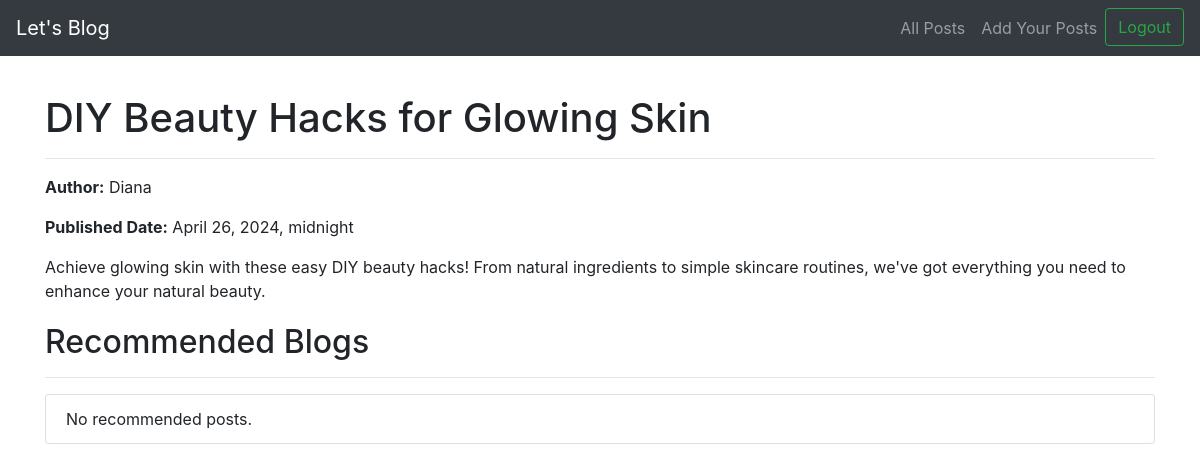
Screenshot of /view-post/44/ with the database file from the repository.
### blog/models.py (models this page shows, shortened)
class Post(models.Model):
    title = models.CharField(max_length=200)
    author = models.CharField(max_length=100)
    content = models.TextField()
    published_date = models.DateTimeField(auto_now_add=True)

### blog/views.py (the view)
# urls.py: path('view-post/<int:post_id>/', view_post, name='view_post'),
def view_post(request, post_id):
    viewed_post = get_object_or_404(Post, pk=post_id)
    all_posts_except_viewed = Post.objects.exclude(pk=post_id)
    post_contents = [post.content for post in all_posts_except_viewed]
    post_contents.append(viewed_post.content)
    tfidf_vectorizer = TfidfVectorizer(stop_words='english')
    tfidf_matrix = tfidf_vectorizer.fit_transform(post_contents)
    viewed_post_index = len(all_posts_except_viewed)  # Index of the viewed post
    cosine_similarities = linear_kernel(tfidf_matrix[viewed_post_index], tfidf_matrix).flatten()
    related_posts_indices = cosine_similarities.argsort()[::-1][1:]
    recommended_posts = [all_posts_except_viewed[int(index)] for index in related_posts_indices[:5]]
    return render(request, 'blog/view_post.html', {'post': viewed_post, 'recommended_posts': recommended_posts})

### blog/templates/blog/view_post.html (shortened to what this page needs)
<!DOCTYPE html>
<html lang="en">
<head>
    <link rel="stylesheet" href="https://stackpath.bootstrapcdn.com/bootstrap/4.5.2/css/bootstrap.min.css">
</head>
<body>
    <nav class="navbar navbar-expand-lg navbar-dark bg-dark fixed-top">
        <a class="navbar-brand" href="#">Let's Blog</a>
        <div class="collapse navbar-collapse" id="navbarNav">
            <ul class="navbar-nav ml-auto">
                <li class="nav-item">
                    <a class="nav-link" href="{% url 'all_posts' %}">All Posts</a>
                </li>
                <li class="nav-item">
                    <a class="nav-link" href="{% url 'add_post' %}">Add Your Posts</a>
                </li>
                <li class="nav-item">
                    <form class="form-inline my-2 my-lg-0" method="post" action="{% url 'logout' %}">
                        <button class="btn btn-outline-success my-2 my-sm-0" type="submit">Logout</button>
                    </form>
                </li>
            </ul>
        </div>
    </nav>
    <div class="container mt-4">
        <h1>{{ post.title }}</h1>
        <hr>
        <p><strong>Author:</strong> {{ post.author }}</p>
        <p><strong>Published Date:</strong> {{ post.published_date }}</p>
        <p>{{ post.content }}</p>
        <div class="recommended-posts">
            <h2>Recommended Blogs</h2>
            <hr>
            <ul class="list-group">
                {% for recommended_post in recommended_posts %}
                    <li class="list-group-item">
                        <a href="{% url 'view_post' recommended_post.id %}">
                            {{ recommended_post.title }}
                        </a>
                    </li>
                {% empty %}
                    <li class="list-group-item">No recommended posts.</li>
                {% endfor %}
            </ul>
        </div>
    </div>
</body>
</html>

### blog/templates/blog/view_post.html (style rules this page uses)
body { padding-top: 70px; }
.recommended-posts { margin-top: 20px; }

### rows the page displays
Post: title "DIY Beauty Hacks for Glowing Skin", author "Diana", published_date "April 26, 2024, midnight", content "Achieve glowing skin with these easy DIY beauty hacks! From natural ingredients to simple skincare routines, we've got everything you need to enhance your natural beauty."
